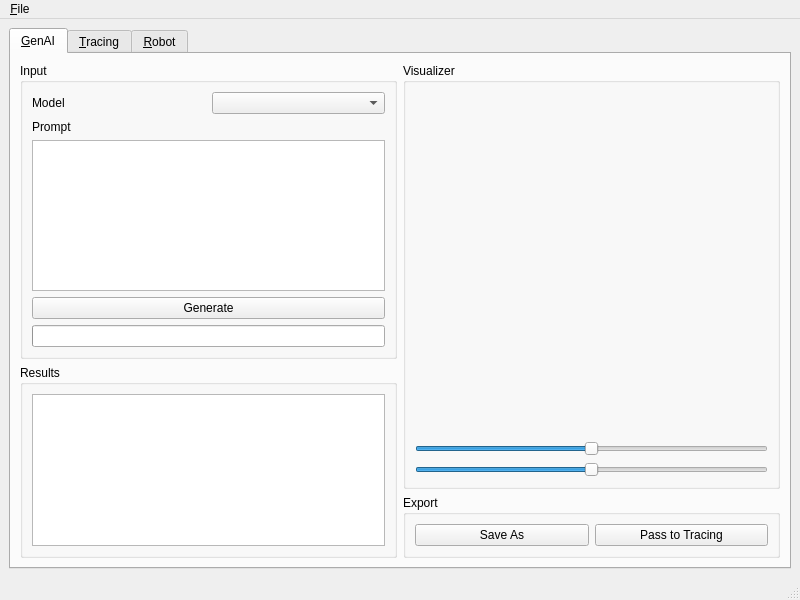
<?xml version="1.0" encoding="UTF-8"?>
<ui version="4.0">
 <class>MainWindow</class>
 <widget class="QMainWindow" name="MainWindow">
  <property name="geometry">
   <rect>
    <x>0</x>
    <y>0</y>
    <width>800</width>
    <height>600</height>
   </rect>
  </property>
  <property name="windowTitle">
   <string>Duckify</string>
  </property>
  <widget class="QWidget" name="centralwidget">
   <layout class="QHBoxLayout" name="horizontalLayout">
    <item>
     <widget class="QTabWidget" name="steps">
      <property name="currentIndex">
       <number>0</number>
      </property>
      <widget class="QWidget" name="tabGenAI">
       <attribute name="title">
        <string>&amp;GenAI</string>
       </attribute>
       <layout class="QHBoxLayout" name="horizontalLayout_3">
        <item>
         <layout class="QVBoxLayout" name="verticalLayout">
          <item>
           <widget class="QGroupBox" name="groupBox">
            <property name="sizePolicy">
             <sizepolicy hsizetype="Preferred" vsizetype="Expanding">
              <horstretch>0</horstretch>
              <verstretch>0</verstretch>
             </sizepolicy>
            </property>
            <property name="title">
             <string>Input</string>
            </property>
            <layout class="QVBoxLayout" name="verticalLayout_2">
             <item>
              <layout class="QHBoxLayout" name="horizontalLayout_11">
               <item>
                <widget class="QLabel" name="label_11">
                 <property name="text">
                  <string>Model</string>
                 </property>
                </widget>
               </item>
               <item>
                <widget class="QComboBox" name="genAIModel"/>
               </item>
              </layout>
             </item>
             <item>
              <layout class="QVBoxLayout" name="verticalLayout_13">
               <item>
                <widget class="QLabel" name="label_12">
                 <property name="text">
                  <string>Prompt</string>
                 </property>
                </widget>
               </item>
               <item>
                <widget class="QTextEdit" name="genAIPrompt"/>
               </item>
               <item>
                <widget class="QPushButton" name="genAIGenerate">
                 <property name="text">
                  <string>Generate</string>
                 </property>
                </widget>
               </item>
               <item>
                <widget class="QProgressBar" name="genAIProgress">
                 <property name="maximum">
                  <number>1</number>
                 </property>
                 <property name="value">
                  <number>0</number>
                 </property>
                 <property name="textVisible">
                  <bool>false</bool>
                 </property>
                </widget>
               </item>
              </layout>
             </item>
            </layout>
           </widget>
          </item>
          <item>
           <widget class="QGroupBox" name="groupBox_2">
            <property name="sizePolicy">
             <sizepolicy hsizetype="Preferred" vsizetype="Expanding">
              <horstretch>0</horstretch>
              <verstretch>0</verstretch>
             </sizepolicy>
            </property>
            <property name="title">
             <string>Results</string>
            </property>
            <layout class="QVBoxLayout" name="verticalLayout_5">
             <item>
              <widget class="QListView" name="genAIResults">
               <property name="editTriggers">
                <set>QAbstractItemView::NoEditTriggers</set>
               </property>
               <property name="dragDropMode">
                <enum>QAbstractItemView::NoDragDrop</enum>
               </property>
               <property name="spacing">
                <number>8</number>
               </property>
               <property name="viewMode">
                <enum>QListView::ListMode</enum>
               </property>
               <property name="wordWrap">
                <bool>true</bool>
               </property>
              </widget>
             </item>
            </layout>
           </widget>
          </item>
         </layout>
        </item>
        <item>
         <layout class="QVBoxLayout" name="verticalLayout_4">
          <item>
           <widget class="QGroupBox" name="genAIVisualizerGroup">
            <property name="sizePolicy">
             <sizepolicy hsizetype="Expanding" vsizetype="Expanding">
              <horstretch>0</horstretch>
              <verstretch>0</verstretch>
             </sizepolicy>
            </property>
            <property name="title">
             <string>Visualizer</string>
            </property>
            <layout class="QVBoxLayout" name="verticalLayout_3">
             <item>
              <widget class="QWidget" name="genAIVisual" native="true"/>
             </item>
             <item>
              <widget class="QSlider" name="genAIVisualAzimuth">
               <property name="minimum">
                <number>-180</number>
               </property>
               <property name="maximum">
                <number>180</number>
               </property>
               <property name="orientation">
                <enum>Qt::Horizontal</enum>
               </property>
              </widget>
             </item>
             <item>
              <widget class="QSlider" name="genAIVisualAltitude">
               <property name="minimum">
                <number>-90</number>
               </property>
               <property name="maximum">
                <number>90</number>
               </property>
               <property name="orientation">
                <enum>Qt::Horizontal</enum>
               </property>
              </widget>
             </item>
            </layout>
           </widget>
          </item>
          <item>
           <widget class="QGroupBox" name="groupBox_4">
            <property name="title">
             <string>Export</string>
            </property>
            <layout class="QHBoxLayout" name="horizontalLayout_2">
             <item>
              <widget class="QPushButton" name="genAISaveAs">
               <property name="text">
                <string>Save As</string>
               </property>
              </widget>
             </item>
             <item>
              <widget class="QPushButton" name="genAIToTracing">
               <property name="text">
                <string>Pass to Tracing</string>
               </property>
              </widget>
             </item>
            </layout>
           </widget>
          </item>
         </layout>
        </item>
       </layout>
      </widget>
      <widget class="QWidget" name="tabTracing">
       <attribute name="title">
        <string>&amp;Tracing</string>
       </attribute>
       <layout class="QHBoxLayout" name="horizontalLayout_4">
        <item>
         <layout class="QVBoxLayout" name="verticalLayout_6">
          <item>
           <widget class="QGroupBox" name="groupBox_5">
            <property name="sizePolicy">
             <sizepolicy hsizetype="Expanding" vsizetype="Expanding">
              <horstretch>0</horstretch>
              <verstretch>0</verstretch>
             </sizepolicy>
            </property>
            <property name="title">
             <string>Input</string>
            </property>
            <layout class="QVBoxLayout" name="verticalLayout_8">
             <item>
              <layout class="QHBoxLayout" name="horizontalLayout_5">
               <item>
                <widget class="QLabel" name="label">
                 <property name="text">
                  <string>Model</string>
                 </property>
                </widget>
               </item>
               <item>
                <widget class="QComboBox" name="tracingModel"/>
               </item>
              </layout>
             </item>
             <item>
              <layout class="QHBoxLayout" name="horizontalLayout_22">
               <item>
                <widget class="QLabel" name="label_15">
                 <property name="text">
                  <string>Drawable Mask</string>
                 </property>
                </widget>
               </item>
               <item>
                <widget class="QComboBox" name="tracingMask"/>
               </item>
              </layout>
             </item>
             <item>
              <layout class="QHBoxLayout" name="horizontalLayout_6">
               <item>
                <widget class="QLabel" name="label_2">
                 <property name="text">
                  <string>Texture</string>
                 </property>
                </widget>
               </item>
               <item>
                <widget class="QComboBox" name="tracingTexture"/>
               </item>
              </layout>
             </item>
             <item>
              <widget class="QCheckBox" name="tracingEnableFill">
               <property name="text">
                <string>Enable Fill</string>
               </property>
              </widget>
             </item>
             <item>
              <spacer name="verticalSpacer">
               <property name="orientation">
                <enum>Qt::Vertical</enum>
               </property>
               <property name="sizeHint" stdset="0">
                <size>
                 <width>20</width>
                 <height>40</height>
                </size>
               </property>
              </spacer>
             </item>
             <item>
              <widget class="QPushButton" name="tracingTrace">
               <property name="text">
                <string>Trace</string>
               </property>
              </widget>
             </item>
             <item>
              <layout class="QVBoxLayout" name="verticalLayout_14">
               <property name="spacing">
                <number>0</number>
               </property>
               <item>
                <widget class="QLabel" name="tracingProgressLabel">
                 <property name="font">
                  <font>
                   <pointsize>8</pointsize>
                  </font>
                 </property>
                 <property name="text">
                  <string/>
                 </property>
                </widget>
               </item>
               <item>
                <widget class="QProgressBar" name="tracingProgress">
                 <property name="value">
                  <number>0</number>
                 </property>
                </widget>
               </item>
              </layout>
             </item>
            </layout>
           </widget>
          </item>
          <item>
           <widget class="QGroupBox" name="groupBox_7">
            <property name="title">
             <string>Statistics</string>
            </property>
            <layout class="QVBoxLayout" name="verticalLayout_12">
             <item>
              <layout class="QHBoxLayout" name="horizontalLayout_7">
               <item>
                <widget class="QLabel" name="label_3">
                 <property name="text">
                  <string>Islands</string>
                 </property>
                </widget>
               </item>
               <item>
                <widget class="QLabel" name="tracingStatIslands">
                 <property name="text">
                  <string>0</string>
                 </property>
                 <property name="alignment">
                  <set>Qt::AlignRight|Qt::AlignTrailing|Qt::AlignVCenter</set>
                 </property>
                </widget>
               </item>
              </layout>
             </item>
             <item>
              <layout class="QHBoxLayout" name="horizontalLayout_8">
               <item>
                <widget class="QLabel" name="label_5">
                 <property name="text">
                  <string>2D Traces</string>
                 </property>
                </widget>
               </item>
               <item>
                <widget class="QLabel" name="tracingStat2DTraces">
                 <property name="text">
                  <string>0</string>
                 </property>
                 <property name="alignment">
                  <set>Qt::AlignRight|Qt::AlignTrailing|Qt::AlignVCenter</set>
                 </property>
                </widget>
               </item>
              </layout>
             </item>
             <item>
              <layout class="QHBoxLayout" name="horizontalLayout_9">
               <item>
                <widget class="QLabel" name="label_7">
                 <property name="text">
                  <string>3D Traces</string>
                 </property>
                </widget>
               </item>
               <item>
                <widget class="QLabel" name="tracingStat3DTraces">
                 <property name="text">
                  <string>0</string>
                 </property>
                 <property name="alignment">
                  <set>Qt::AlignRight|Qt::AlignTrailing|Qt::AlignVCenter</set>
                 </property>
                </widget>
               </item>
              </layout>
             </item>
             <item>
              <layout class="QHBoxLayout" name="horizontalLayout_10">
               <item>
                <widget class="QLabel" name="label_9">
                 <property name="text">
                  <string>Points</string>
                 </property>
                </widget>
               </item>
               <item>
                <widget class="QLabel" name="tracingStatPoints">
                 <property name="text">
                  <string>0</string>
                 </property>
                 <property name="alignment">
                  <set>Qt::AlignRight|Qt::AlignTrailing|Qt::AlignVCenter</set>
                 </property>
                </widget>
               </item>
              </layout>
             </item>
            </layout>
           </widget>
          </item>
         </layout>
        </item>
        <item>
         <layout class="QVBoxLayout" name="verticalLayout_7">
          <item>
           <widget class="QGroupBox" name="groupBox_6">
            <property name="sizePolicy">
             <sizepolicy hsizetype="Expanding" vsizetype="Expanding">
              <horstretch>0</horstretch>
              <verstretch>0</verstretch>
             </sizepolicy>
            </property>
            <property name="title">
             <string>Visualizer</string>
            </property>
            <layout class="QVBoxLayout" name="verticalLayout_9">
             <item>
              <layout class="QHBoxLayout" name="horizontalLayout_13">
               <item>
                <widget class="QRadioButton" name="tracingVisualLayerMesh">
                 <property name="text">
                  <string>Mesh</string>
                 </property>
                 <property name="checked">
                  <bool>true</bool>
                 </property>
                </widget>
               </item>
               <item>
                <widget class="QRadioButton" name="tracingVisualLayerTexture">
                 <property name="text">
                  <string>Texture</string>
                 </property>
                </widget>
               </item>
               <item>
                <widget class="QRadioButton" name="tracingVisualLayerPalettized">
                 <property name="text">
                  <string>Palettized</string>
                 </property>
                </widget>
               </item>
              </layout>
             </item>
             <item>
              <widget class="QWidget" name="tracingVisual" native="true">
               <property name="sizePolicy">
                <sizepolicy hsizetype="Preferred" vsizetype="Expanding">
                 <horstretch>0</horstretch>
                 <verstretch>0</verstretch>
                </sizepolicy>
               </property>
              </widget>
             </item>
             <item>
              <widget class="QSlider" name="tracingVisualAzimuth">
               <property name="minimum">
                <number>-180</number>
               </property>
               <property name="maximum">
                <number>180</number>
               </property>
               <property name="orientation">
                <enum>Qt::Horizontal</enum>
               </property>
              </widget>
             </item>
             <item>
              <widget class="QSlider" name="tracingVisualAltitude">
               <property name="minimum">
                <number>-90</number>
               </property>
               <property name="maximum">
                <number>90</number>
               </property>
               <property name="orientation">
                <enum>Qt::Horizontal</enum>
               </property>
              </widget>
             </item>
            </layout>
           </widget>
          </item>
          <item>
           <widget class="QGroupBox" name="groupBox_8">
            <property name="title">
             <string>Export</string>
            </property>
            <layout class="QHBoxLayout" name="horizontalLayout_12">
             <item>
              <widget class="QPushButton" name="tracingSaveAs">
               <property name="text">
                <string>Save As</string>
               </property>
              </widget>
             </item>
             <item>
              <widget class="QPushButton" name="tracingToRobot">
               <property name="text">
                <string>Pass to Robot</string>
               </property>
              </widget>
             </item>
            </layout>
           </widget>
          </item>
         </layout>
        </item>
       </layout>
      </widget>
      <widget class="QWidget" name="tabRobot">
       <attribute name="title">
        <string>&amp;Robot</string>
       </attribute>
       <layout class="QHBoxLayout" name="horizontalLayout_14">
        <item>
         <layout class="QVBoxLayout" name="verticalLayout_10">
          <item>
           <widget class="QGroupBox" name="groupBox_3">
            <property name="sizePolicy">
             <sizepolicy hsizetype="Expanding" vsizetype="Preferred">
              <horstretch>0</horstretch>
              <verstretch>0</verstretch>
             </sizepolicy>
            </property>
            <property name="title">
             <string>Input</string>
            </property>
            <layout class="QVBoxLayout" name="verticalLayout_15">
             <item>
              <layout class="QHBoxLayout" name="horizontalLayout_15">
               <item>
                <widget class="QLabel" name="label_4">
                 <property name="text">
                  <string>Model</string>
                 </property>
                </widget>
               </item>
               <item>
                <widget class="QComboBox" name="robotModel"/>
               </item>
              </layout>
             </item>
             <item>
              <layout class="QHBoxLayout" name="horizontalLayout_16">
               <item>
                <widget class="QLabel" name="label_6">
                 <property name="text">
                  <string>Trace</string>
                 </property>
                </widget>
               </item>
               <item>
                <widget class="QComboBox" name="robotTrace"/>
               </item>
              </layout>
             </item>
             <item>
              <layout class="QHBoxLayout" name="horizontalLayout_19">
               <item>
                <widget class="QLabel" name="label_13">
                 <property name="text">
                  <string>Filter</string>
                 </property>
                </widget>
               </item>
               <item>
                <widget class="QComboBox" name="robotFilter">
                 <item>
                  <property name="text">
                   <string>All traces</string>
                  </property>
                 </item>
                 <item>
                  <property name="text">
                   <string>Only left (Y+)</string>
                  </property>
                 </item>
                 <item>
                  <property name="text">
                   <string>Only right (Y-)</string>
                  </property>
                 </item>
                </widget>
               </item>
              </layout>
             </item>
            </layout>
           </widget>
          </item>
          <item>
           <widget class="QGroupBox" name="groupBox_9">
            <property name="sizePolicy">
             <sizepolicy hsizetype="Expanding" vsizetype="Preferred">
              <horstretch>0</horstretch>
              <verstretch>0</verstretch>
             </sizepolicy>
            </property>
            <property name="title">
             <string>Calibration</string>
            </property>
            <layout class="QVBoxLayout" name="verticalLayout_16">
             <item>
              <layout class="QHBoxLayout" name="horizontalLayout_17">
               <item>
                <widget class="QLabel" name="label_8">
                 <property name="text">
                  <string>TCP Calibration</string>
                 </property>
                </widget>
               </item>
               <item>
                <spacer name="horizontalSpacer_2">
                 <property name="orientation">
                  <enum>Qt::Horizontal</enum>
                 </property>
                 <property name="sizeHint" stdset="0">
                  <size>
                   <width>40</width>
                   <height>20</height>
                  </size>
                 </property>
                </spacer>
               </item>
               <item>
                <widget class="QComboBox" name="robotTCPCalibration">
                 <item>
                  <property name="text">
                   <string>Default</string>
                  </property>
                 </item>
                </widget>
               </item>
               <item>
                <widget class="QPushButton" name="robotNewTCPCalibration">
                 <property name="text">
                  <string>New</string>
                 </property>
                </widget>
               </item>
              </layout>
             </item>
             <item>
              <layout class="QHBoxLayout" name="horizontalLayout_18">
               <item>
                <widget class="QLabel" name="label_10">
                 <property name="text">
                  <string>Transformation</string>
                 </property>
                </widget>
               </item>
               <item>
                <spacer name="horizontalSpacer_3">
                 <property name="orientation">
                  <enum>Qt::Horizontal</enum>
                 </property>
                 <property name="sizeHint" stdset="0">
                  <size>
                   <width>40</width>
                   <height>20</height>
                  </size>
                 </property>
                </spacer>
               </item>
               <item>
                <widget class="QComboBox" name="robotTransformation">
                 <item>
                  <property name="text">
                   <string>Default</string>
                  </property>
                 </item>
                </widget>
               </item>
               <item>
                <widget class="QPushButton" name="robotNewTransformation">
                 <property name="text">
                  <string>New</string>
                 </property>
                </widget>
               </item>
              </layout>
             </item>
             <item>
              <layout class="QHBoxLayout" name="horizontalLayout_20">
               <item>
                <widget class="QLabel" name="label_14">
                 <property name="text">
                  <string>Pen Calibration</string>
                 </property>
                </widget>
               </item>
               <item>
                <spacer name="horizontalSpacer">
                 <property name="orientation">
                  <enum>Qt::Horizontal</enum>
                 </property>
                 <property name="sizeHint" stdset="0">
                  <size>
                   <width>40</width>
                   <height>20</height>
                  </size>
                 </property>
                </spacer>
               </item>
               <item>
                <widget class="QPushButton" name="robotNewPenCalibration">
                 <property name="text">
                  <string>Calibrate pen</string>
                 </property>
                </widget>
               </item>
              </layout>
             </item>
            </layout>
           </widget>
          </item>
          <item>
           <spacer name="verticalSpacer_3">
            <property name="orientation">
             <enum>Qt::Vertical</enum>
            </property>
            <property name="sizeHint" stdset="0">
             <size>
              <width>20</width>
              <height>40</height>
             </size>
            </property>
           </spacer>
          </item>
         </layout>
        </item>
        <item>
         <layout class="QVBoxLayout" name="verticalLayout_11">
          <item>
           <widget class="QGroupBox" name="groupBox_10">
            <property name="sizePolicy">
             <sizepolicy hsizetype="Expanding" vsizetype="Preferred">
              <horstretch>0</horstretch>
              <verstretch>0</verstretch>
             </sizepolicy>
            </property>
            <property name="title">
             <string>Execute</string>
            </property>
            <layout class="QVBoxLayout" name="verticalLayout_17">
             <item>
              <widget class="QCheckBox" name="robotEnableGazebo">
               <property name="text">
                <string>Run Gazebo tests</string>
               </property>
              </widget>
             </item>
             <item>
              <widget class="QPushButton" name="robotRun">
               <property name="enabled">
                <bool>false</bool>
               </property>
               <property name="text">
                <string>Run</string>
               </property>
              </widget>
             </item>
             <item>
              <widget class="QProgressBar" name="progressBar">
               <property name="value">
                <number>0</number>
               </property>
              </widget>
             </item>
             <item>
              <widget class="QListWidget" name="robotLogs"/>
             </item>
            </layout>
           </widget>
          </item>
         </layout>
        </item>
       </layout>
      </widget>
     </widget>
    </item>
   </layout>
  </widget>
  <widget class="QMenuBar" name="menubar">
   <property name="geometry">
    <rect>
     <x>0</x>
     <y>0</y>
     <width>800</width>
     <height>22</height>
    </rect>
   </property>
   <widget class="QMenu" name="menuSettings">
    <property name="title">
     <string>&amp;File</string>
    </property>
    <addaction name="actionSettings"/>
    <addaction name="actionQuit"/>
   </widget>
   <addaction name="menuSettings"/>
  </widget>
  <widget class="QStatusBar" name="statusbar"/>
  <action name="actionSettings">
   <property name="text">
    <string>&amp;Settings</string>
   </property>
  </action>
  <action name="actionQuit">
   <property name="text">
    <string>&amp;Quit</string>
   </property>
   <property name="shortcut">
    <string>Ctrl+Q</string>
   </property>
  </action>
 </widget>
 <resources/>
 <connections/>
</ui>
